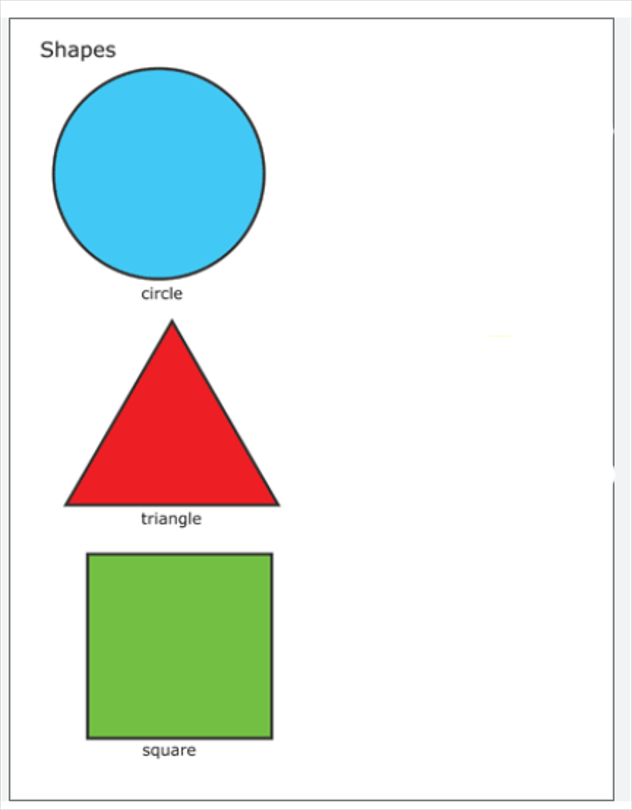
#> input picture example.png, 632 x 810 px, given in place of the camera
$ python Main.py   (older library calls are emulated)
#> lines starting #> are read from the running program, lines starting #| are printed output that depends on the picture; after the words box and inside, x2 and y2 are one past the last pixel; in counts of white or black regions, pixels touching at a corner belong together
# ------------------------------------------------------------------------------
# Shape & Color Recognition System
# Author: Mohamed Montasser
# Date: 2025
# Description: Real-time detection and labeling of basic geometric shapes
#              (triangle, rectangle, circle) in red, green, black, and blue colors
#              using a webcam feed and OpenCV.
# ------------------------------------------------------------------------------

import cv2
import numpy as np

def nothing(x):
    # any operation
    pass


cap = cv2.VideoCapture(0)
font = cv2.FONT_HERSHEY_COMPLEX

while True:
    _, frame = cap.read()
#> frame is the input picture: shape (810, 632, 3); mean B, G, R 229.5, 234.3, 228
    hsv = cv2.cvtColor(frame, cv2.COLOR_BGR2HSV)
#> hsv: shape (810, 632, 3); mean H, S, V 20.9, 31.7, 244.8

    lower_red = np.array([0, 120, 70])
    upper_red = np.array([10, 255, 255])
    mask1 = cv2.inRange(hsv, lower_red, upper_red)
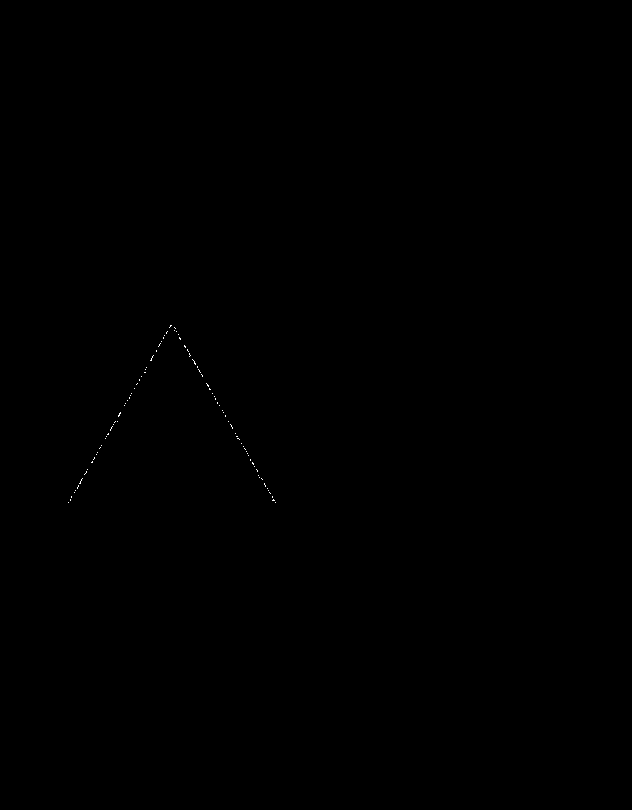
#> mask1: shape (810, 632); 0.04% white in thin lines or dots, all inside (x1, y1, x2, y2) = (68, 325, 276, 503)
    # Range for upper range
    lower_red = np.array([170, 120, 70])
    upper_red = np.array([180, 255, 255])
    mask2 = cv2.inRange(hsv, lower_red, upper_red)
#> mask2: shape (810, 632); 3.7% white; 1 white region, box (x1, y1, x2, y2) and area: (69, 324, 275, 504) 18780
    # Generating the final mask to detect red color
    maskred = mask1 + mask2
#> maskred: shape (810, 632); 3.7% white; 1 white region, box (x1, y1, x2, y2) and area: (68, 324, 276, 504) 18979

    # green mask
    maskgreen = cv2.inRange(hsv, (36, 25, 25), (70, 255, 255))
#> maskgreen: shape (810, 632); 6.6% white; 1 white region, box (x1, y1, x2, y2) and area: (88, 554, 272, 738) 33671

    # bluemask
    lower_blue = np.array([78, 158, 124])
    upper_blue = np.array([138, 255, 255])
    low_blue = np.array([94, 80, 2])
    high_blue = np.array([126, 255, 255])

    maskblue = cv2.inRange(hsv, low_blue, high_blue)
#> maskblue: shape (810, 632); 6.7% white; 1 white region, box (x1, y1, x2, y2) and area: (54, 69, 264, 279) 34402

    lower_black = np.array([0, 0, 0])
    upper_black = np.array([180, 255, 30])
    maskblack = cv2.inRange(hsv, lower_black, upper_black)
#> maskblack: shape (810, 632); every value is 0


    kernel = np.ones((5, 5), np.uint8)
    maskred = cv2.erode(maskred, kernel)
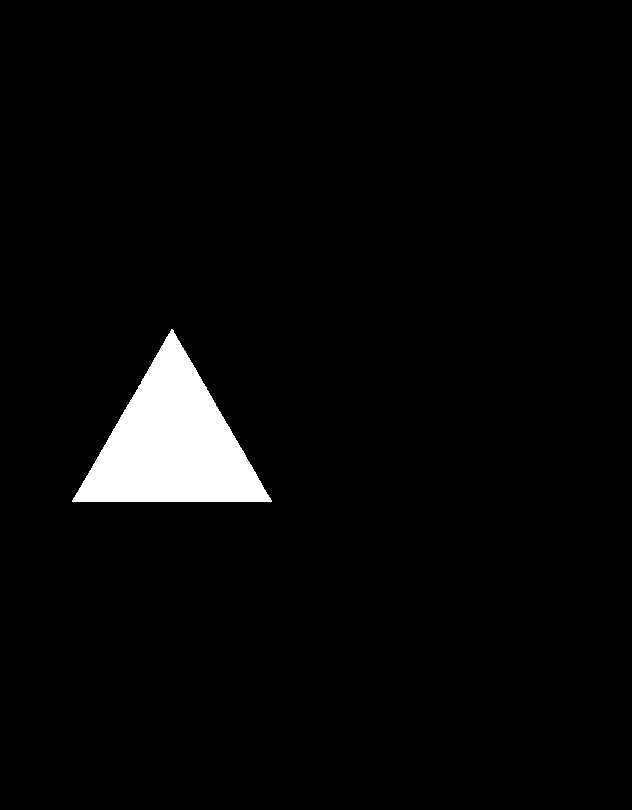
#> maskred: shape (810, 632); 3.4% white; 1 white region, box (x1, y1, x2, y2) and area: (72, 329, 272, 502) 17452
    maskgreen = cv2.erode(maskgreen, kernel)
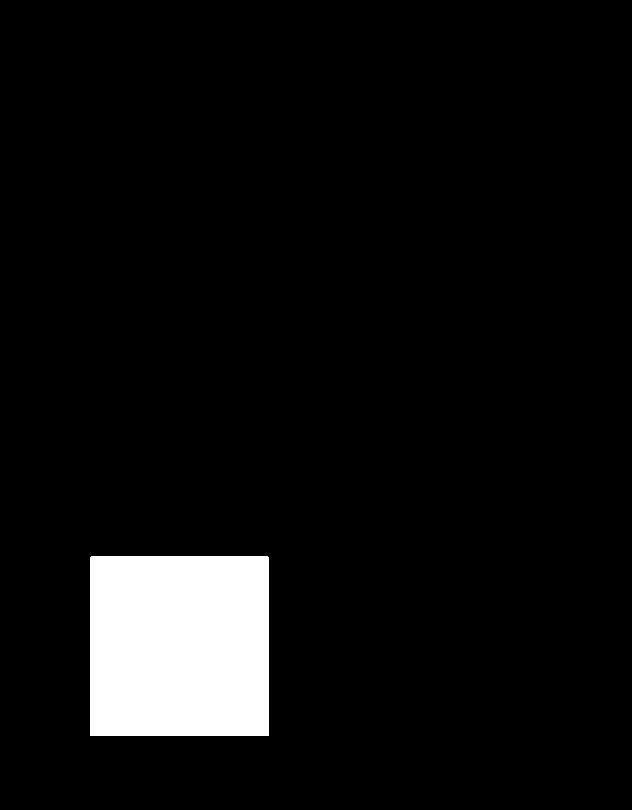
#> maskgreen: shape (810, 632); 6.3% white; 1 white region, box (x1, y1, x2, y2) and area: (90, 556, 269, 736) 32218
    maskblue = cv2.erode(maskblue, kernel)
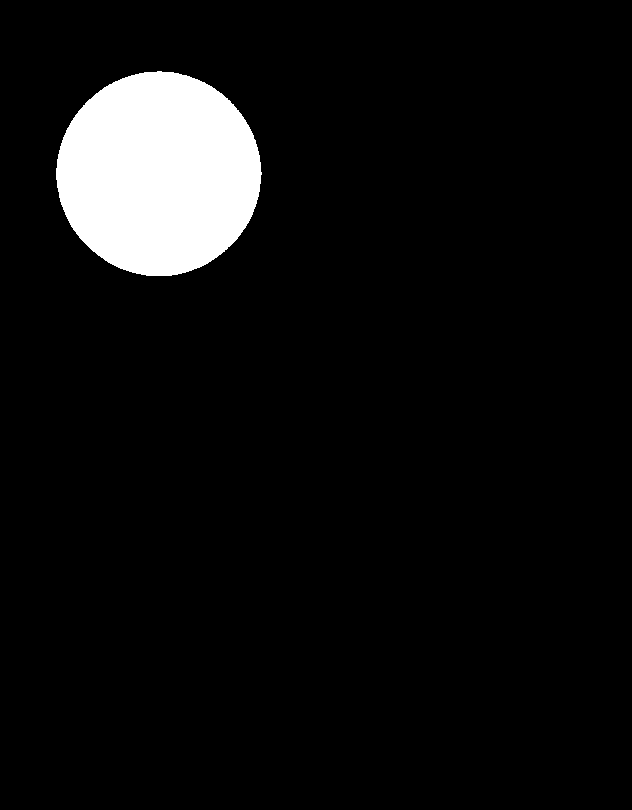
#> maskblue: shape (810, 632); 6.4% white; 1 white region
    maskblack = cv2.erode(maskblack, kernel)


    # Contours detection
    if int(cv2.__version__[0]) > 3:
        # Opencv 4.x.x
        contoursred, _ = cv2.findContours(maskred, cv2.RETR_TREE, cv2.CHAIN_APPROX_SIMPLE)
#> contoursred = 1 contour; box (x1, y1, x2, y2) and area: (72, 329, 272, 502) 17179
        contoursgreen, _ = cv2.findContours(maskgreen, cv2.RETR_TREE, cv2.CHAIN_APPROX_SIMPLE)
#> contoursgreen = 1 item
        contoursblue, _ = cv2.findContours(maskblue, cv2.RETR_TREE, cv2.CHAIN_APPROX_SIMPLE)
#> contoursblue = 1 contour; box (x1, y1, x2, y2) and area: (56, 71, 262, 276) 32448
        contoursblack, _ = cv2.findContours(maskblack, cv2.RETR_TREE, cv2.CHAIN_APPROX_SIMPLE)
#> contoursblack = []

    else:
        # Opencv 3.x.x
        _, contoursred, _ = cv2.findContours(maskred, cv2.RETR_TREE, cv2.CHAIN_APPROX_SIMPLE)
        _, contoursgreen, _ = cv2.findContours(maskgreen, cv2.RETR_TREE, cv2.CHAIN_APPROX_SIMPLE)
        _, contoursblue, _ = cv2.findContours(maskblue, cv2.RETR_TREE, cv2.CHAIN_APPROX_SIMPLE)
        _, contoursblack, _ = cv2.findContours(maskblue, cv2.RETR_TREE, cv2.CHAIN_APPROX_SIMPLE)

    for cnt in contoursred:
        area = cv2.contourArea(cnt)
        approx = cv2.approxPolyDP(cnt, 0.02 * cv2.arcLength(cnt, True), True)

        x = approx.ravel()[0]
        y = approx.ravel()[1]

        if area > 400:
            cv2.drawContours(frame, [approx], 0, (0, 0, 0), 5)

            if len(approx) == 3:
                cv2.putText(frame, "Red Triangle", (x, y), font, 1, (0, 0, 0))
            elif len(approx) == 4:
                cv2.putText(frame, "Red Rectangle", (x, y), font, 1, (0, 0, 0))
            elif len(approx) > 8:
                cv2.putText(frame, "Red Circle", (x, y), font, 1, (0, 0, 0))
#> this loop made 1 pass
#> (area, approx, x, y) on pass 1: (17179, [[72, 500], [271, 501], [172, 329]], 72, 500)
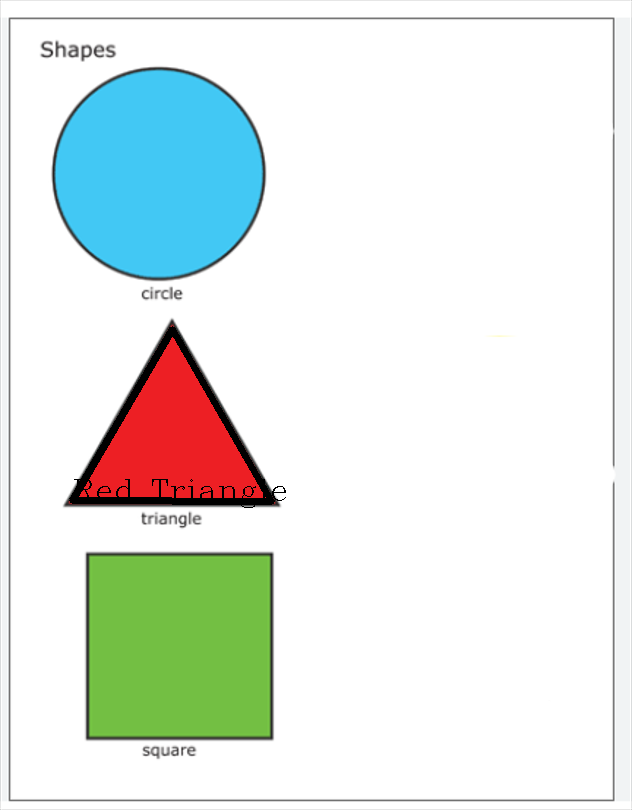
#> frame: shape (810, 632, 3); 0.9% of pixels changed, all inside (x1, y1, x2, y2) = (69, 326, 286, 508)

    for cnt in contoursgreen:
        area = cv2.contourArea(cnt)
        approx = cv2.approxPolyDP(cnt, 0.02 * cv2.arcLength(cnt, True), True)
        x = approx.ravel()[0]
        y = approx.ravel()[1]

        if area > 400:
            cv2.drawContours(frame, [approx], 0, (0, 0, 0), 5)

            if len(approx) == 3:
                cv2.putText(frame, "Green Triangle", (x, y), font, 1, (0, 0, 0))
            elif len(approx) == 4:
                cv2.putText(frame, "Green Rectangle", (x, y), font, 1, (0, 0, 0))
            elif len(approx) > 8:
                cv2.putText(frame, "Green Circle", (x, y), font, 1, (0, 0, 0))
#> this loop made 1 pass
#> (area, approx, x, y) on pass 1: (31861, [[91, 556], [90, 735], [268, 735], [268, 557]], 91, 556)
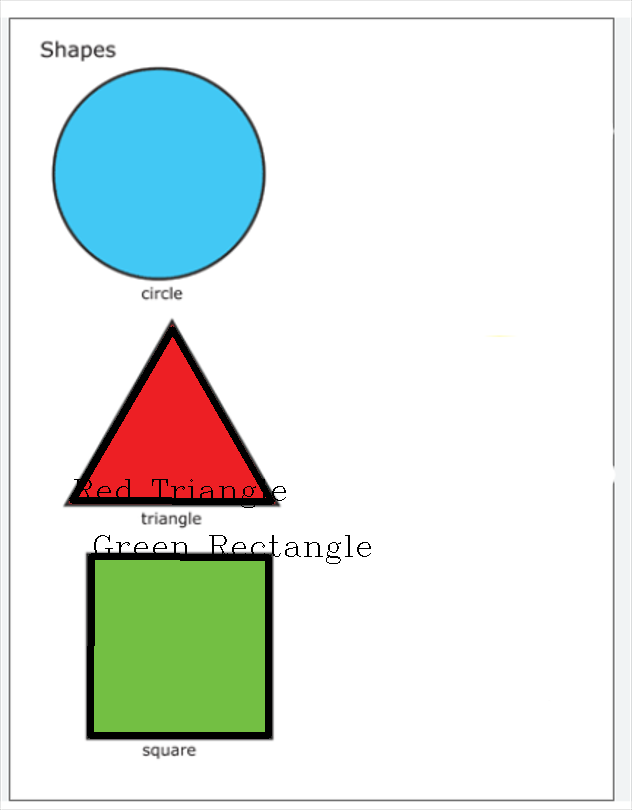
#> frame: shape (810, 632, 3); 1.14% of pixels changed, all inside (x1, y1, x2, y2) = (87, 535, 371, 739)

    for cnt in contoursblue:
        area = cv2.contourArea(cnt)
        approx = cv2.approxPolyDP(cnt, 0.02 * cv2.arcLength(cnt, True), True)
        x = approx.ravel()[0]
        y = approx.ravel()[1]

        if area > 400:
            cv2.drawContours(frame, [approx], 0, (0, 0, 0), 5)

            if len(approx) == 3:
                cv2.putText(frame, "Blue Triangle", (x, y), font, 1, (0, 0, 0))
            elif len(approx) == 4:
                cv2.putText(frame, "Blue Rectangle", (x, y), font, 1, (0, 0, 0))
            elif len(approx) > 6:
                cv2.putText(frame, "Blue Circle", (x, y), font, 1, (0, 0, 0))
#> this loop made 1 pass
#> (area, x, y) on pass 1: (32448, 144, 72)
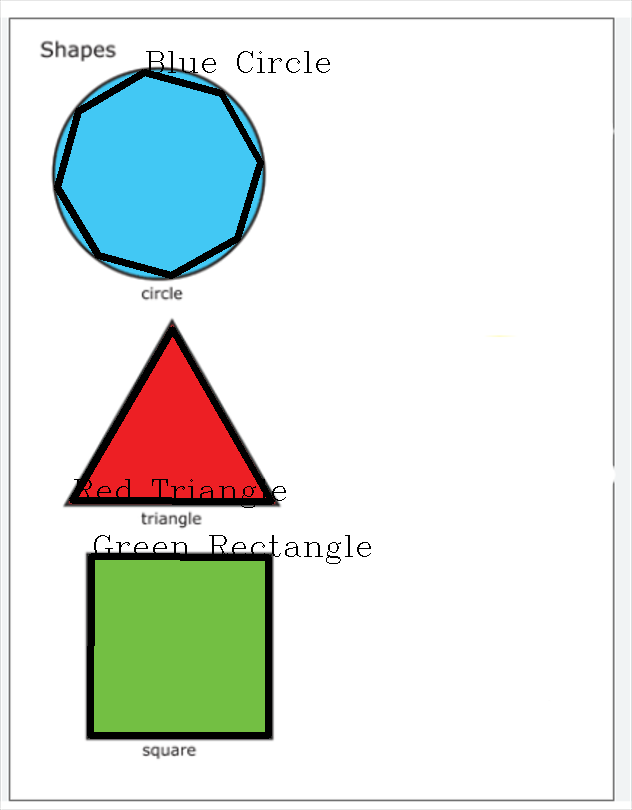
#> frame: shape (810, 632, 3); 0.98% of pixels changed, all inside (x1, y1, x2, y2) = (54, 51, 330, 279)


    for cnt in contoursblack:
        area = cv2.contourArea(cnt)
        approx = cv2.approxPolyDP(cnt, 0.02 * cv2.arcLength(cnt, True), True)

        x = approx.ravel()[0]
        y = approx.ravel()[1]

        if area > 400:
            cv2.drawContours(frame, [approx], 0, (0, 0, 0), 5)

            if len(approx) == 3:
                cv2.putText(frame, "Black Triangle", (x, y), font, 1, (180, 180, 180))
            elif len(approx) == 4:
                cv2.putText(frame, "Black Rectangle", (x, y), font, 1, (180, 180, 180))
            elif len(approx) > 8:
                cv2.putText(frame, "Black Circle", (x, y), font, 1, (180, 180, 180))
#> this loop made 0 passes

    cv2.imshow("Frame", frame)
   # NOT NEEDED, USED FOR TESTING.
   # cv2.imshow("Mask red", maskred)
   # cv2.imshow("Mask green", maskgreen)
   # cv2.imshow("Mask blue", maskblue)
    key = cv2.waitKey(1)
#> (key Esc is pressed here)
    if key == 27:
        break
cap.release()
cv2.destroyAllWindows()
